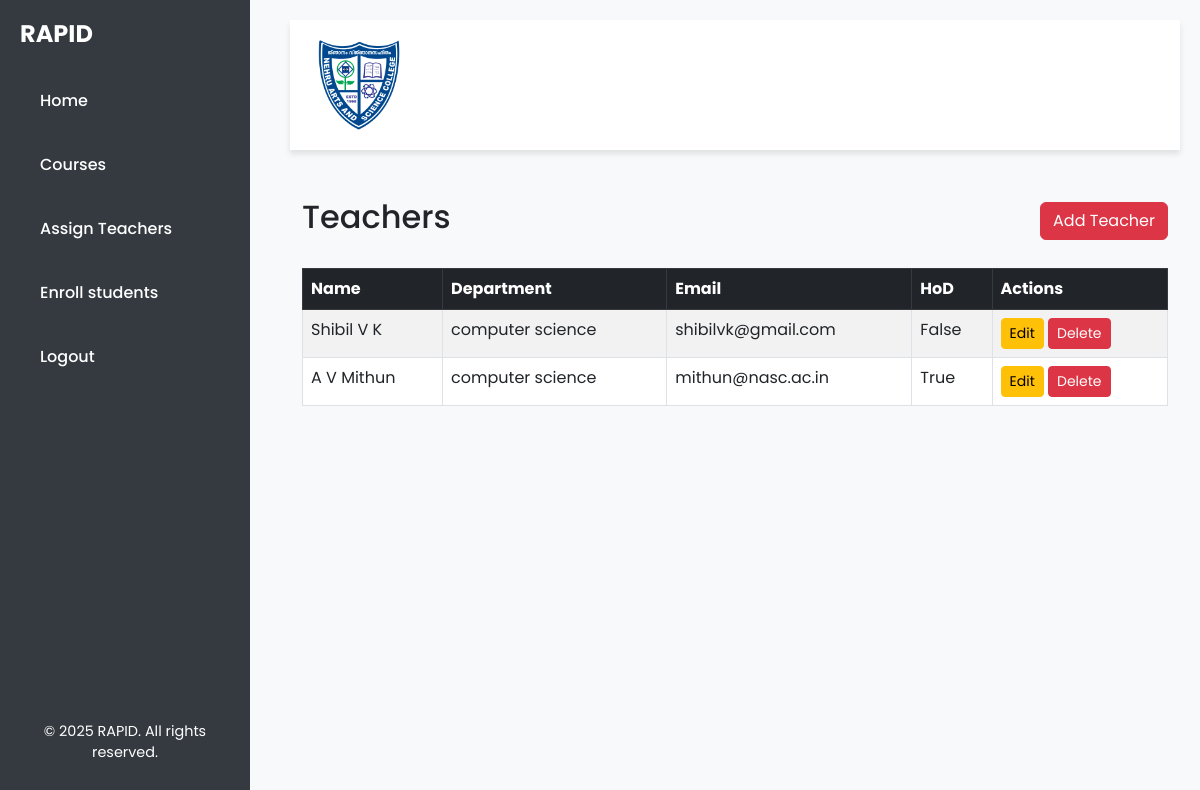
/teacher-list/ (signed in), run on an earlier commit of the app's database.
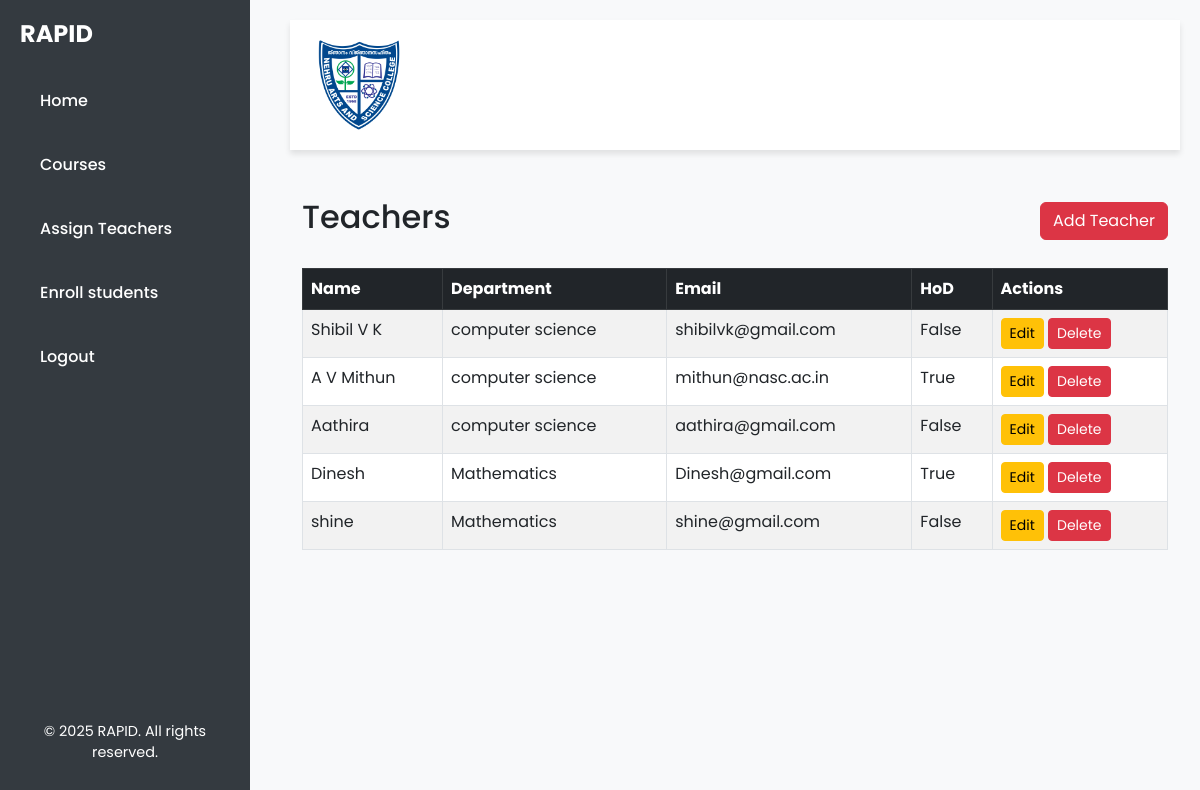
And on a later commit of the database.
### rapid/models.py (models this page shows, shortened)
class Teacher(models.Model):
    teacher_id = models.AutoField(primary_key=True)
    teacher_name = models.CharField(max_length=100)
    user_id = models.OneToOneField(User, on_delete=models.CASCADE)
    department_id = models.ForeignKey(Department, on_delete=models.CASCADE)
    phone = models.CharField(max_length=15, unique=True)
    email = models.EmailField(unique=True)
    gender = models.CharField(max_length=10, choices=[('Male', 'Male'), ('Female', 'Female'), ('Other', 'Other')])
    is_hod = models.BooleanField(default=False)  # New field to mark HODs

class Department(models.Model):
    department_id=models.AutoField(primary_key=True)
    department_name=models.CharField(max_length=100)
    def __str__(self):
        return self.department_name

### rapid/views.py (the view)
# urls.py: path('teacher-list/', views.teacher_list, name='teacher_list'),
@login_required
def teacher_list(request):
    teachers = Teacher.objects.all()  # Fetch all teachers from the database
    return render(request, 'rapid/teacher_list.html', {'teachers': teachers})

### rapid/templates/rapid/teacher_list.html (shortened to what this page needs)
{% extends "base.html" %}
{% block content %}
<div class="container mt-5">
    <div class="d-flex justify-content-between align-items-center mb-4">
        <h2>Teachers</h2>
        <a href="/create-teacher/" class="btn btn-danger">Add Teacher</a>
    </div>
    <div class="table-responsive">
        <table class="table table-bordered table-striped">
            <thead class="table-dark">
                <tr>
                    <th>Name</th>
                    <th>Department</th>
                    <th>Email</th>
                    <th>HoD</th>
                    <th>Actions</th>
                </tr>
            </thead>
            <tbody>
                {% for teacher in teachers %}
                <tr>
                    <td>{{ teacher.teacher_name }}</td>
                    <td>{{ teacher.department_id }}</td>
                    <td>{{ teacher.email }}</td>
                    <td>{{ teacher.is_hod }}</td>
                    <td>
                        <a href="{% url 'edit_teacher' teacher.pk %}" class="btn btn-warning btn-sm">Edit</a>
                        <a href="{% url 'delete_teacher' teacher.teacher_id %}" onclick="return confirm('Are you sure you want to delete this teacher?');" class="btn btn-danger btn-sm">Delete</a>
                    </td>
                </tr>
                {% empty %}
                <tr>
                    <td colspan="4">No teachers available.</td>
                </tr>
                {% endfor %}
            </tbody>
        </table>
    </div>
</div>
{% endblock %}

What changed in the data, as far as the page shows it:
added Teacher: teacher_name "Aathira", department_id "computer science", email "aathira@gmail.com", is_hod "False"
added Teacher: teacher_name "Dinesh", department_id "Mathematics", email "Dinesh@gmail.com", is_hod "True"
added Teacher: teacher_name "shine", department_id "Mathematics", email "shine@gmail.com", is_hod "False"
